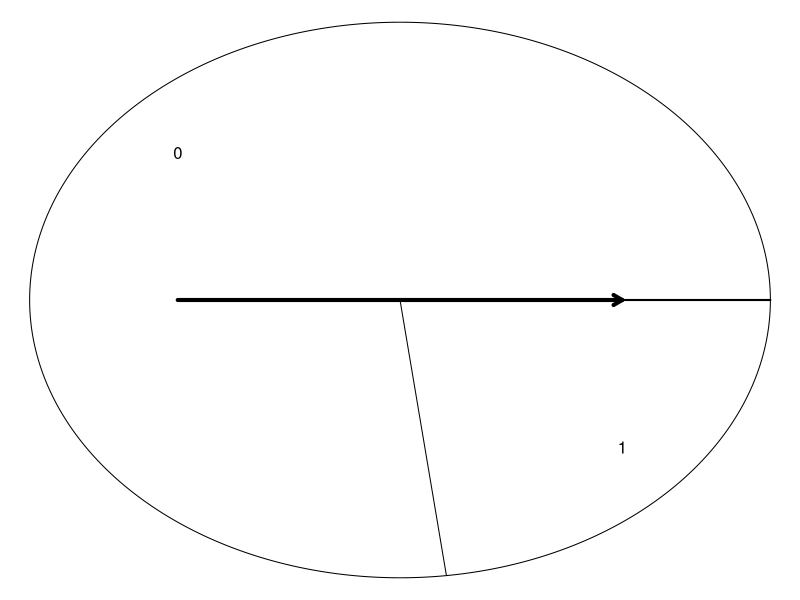
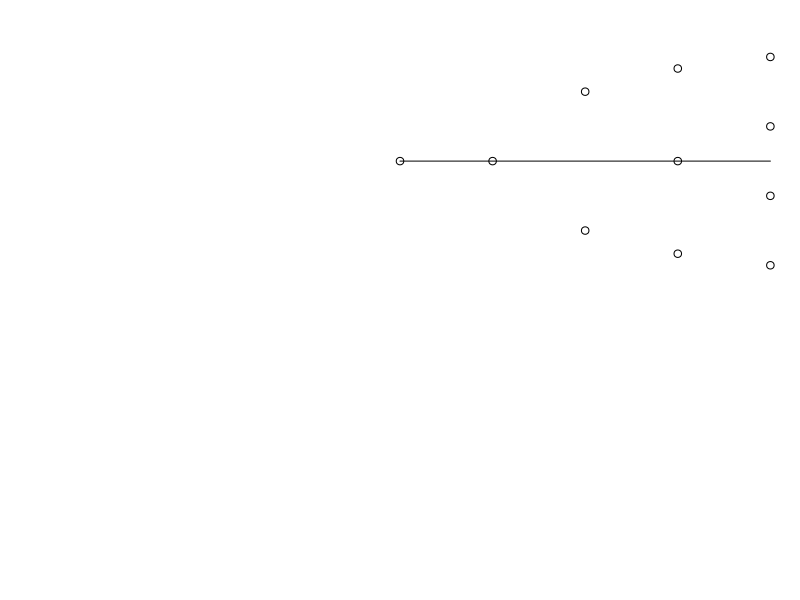

Source code (R) for these figures, in order:
## ---- chunk 1
n = 4
# sample(1:4,1)
p = round(runif(1,0.02,0.98),2)

mu = sum(n*p)
sig = sqrt(n*p*(1-p))

u = runif(n,0,1)
h = u>p
x = sum(h)
## ---- chunk 2
par(mar=c(0,0,0,0))
plot(1,1,xlim=c(-1,1),ylim=c(-1,1),ann=F,axes=F,type='n')
thetas = 1:1000 / 1000 * 2 * pi
xs = cos(thetas)
ys = sin(thetas)
polygon(xs,ys)

lines(c(0,cos(p*2*pi)),c(0,sin(p*2*pi)))
lines(c(0,1),c(0,0),lwd=2)

text(0.8*cos(mean(c(0,p))*2*pi),0.8*sin(mean(c(0,p))*2*pi),0)
text(0.8*cos(mean(c(p,1))*2*pi),0.8*sin(mean(c(p,1))*2*pi),1)

arrows(-0.6,0,0.6,0,lwd=4,length=0.1)
## ---- chunk 3
par(mar=c(0,0,0,0))
plot(1,1,xlim=c(-1,1),ylim=c(-1,1),ann=F,axes=F,type='n')
xs = 0:n/n
x = c(0)
y = c(0.5)
for(i in 1:n){
  for(j in 1:i){
    x = c(x,i/n)
    y = c(y,mean(c(j-1,j))/i)
  }
}
points(x,y)
lines(c(0,1),c(0.5,0.5))
